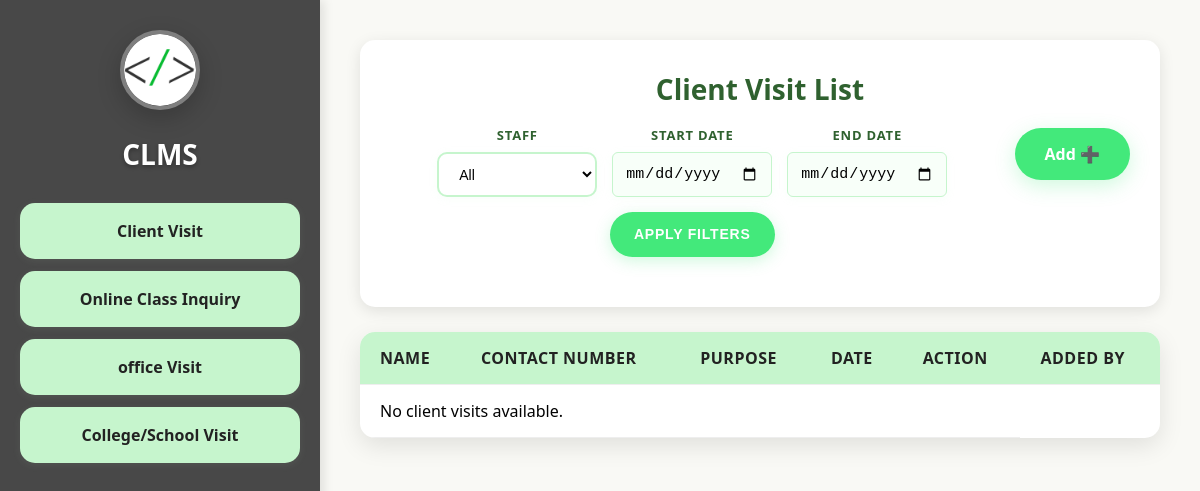
Page /add-dashboard/client-visit/list/ (signed in) on the earlier database version.
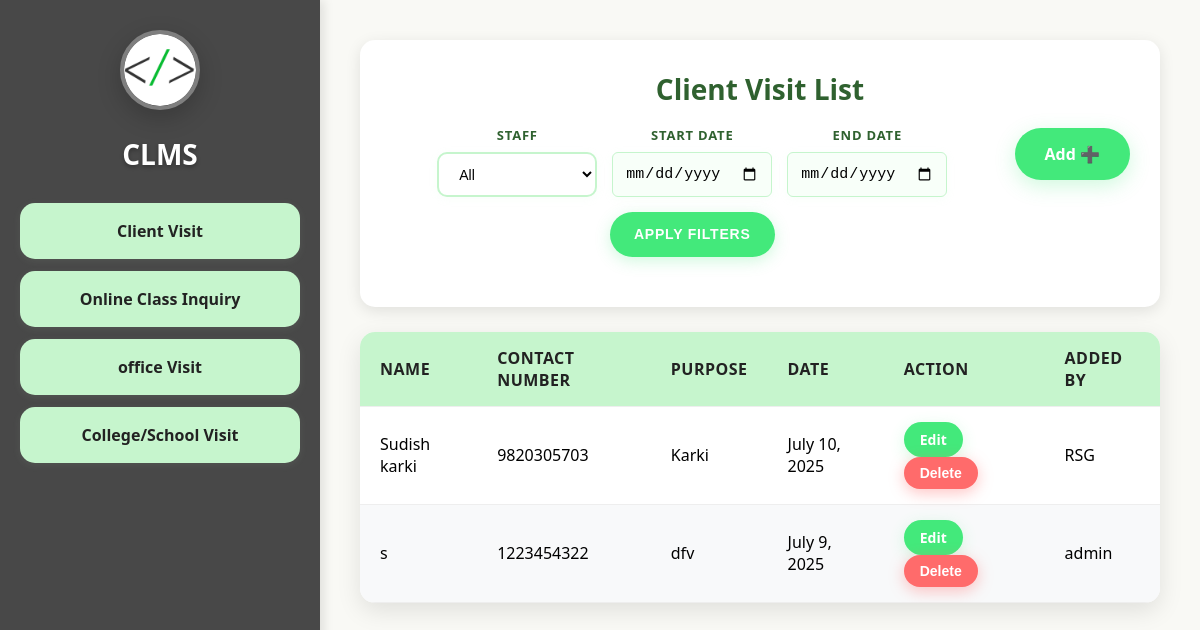
Same page on the later database version.
### staff/models.py (models this page shows, shortened)
class ClientVisit(models.Model):
    user = models.ForeignKey(User, on_delete=models.CASCADE)
    contact_number = models.CharField(max_length=20)
    name = models.CharField(max_length=100)
    purpose = models.CharField(max_length=255)
    date = models.DateField()

### staff/views.py (the view)
# urls.py: path('client-visit/list/', views.client_visit_list, name='client_visit_list'),
@login_required
def client_visit_list(request):
    if request.user.is_superuser:
        client_visits = ClientVisit.objects.all().order_by('-date')
        staff_filter = request.GET.get('staff')
        if staff_filter and staff_filter != 'all':
            client_visits = client_visits.filter(user_id=staff_filter)
        start_date = request.GET.get('start_date')
        end_date = request.GET.get('end_date')
        if start_date:
            try:
                start_date = datetime.strptime(start_date, '%Y-%m-%d').date()
                client_visits = client_visits.filter(date__gte=start_date)
            except ValueError:
                pass
        if end_date:
            try:
                end_date = datetime.strptime(end_date, '%Y-%m-%d').date()
                client_visits = client_visits.filter(date__lte=end_date)
            except ValueError:
                pass
        staff_users = User.objects.filter(is_staff=True).order_by('username')
    else:
        client_visits = ClientVisit.objects.filter(user=request.user).order_by('-date')
        staff_users = None
    return render(request, 'pages/staff/Client_Visit.html', {
        'client_visits': client_visits,
        'staff_users': staff_users,
        'current_filters': {
            'staff': request.GET.get('staff', ''),
            'start_date': request.GET.get('start_date', ''),
            'end_date': request.GET.get('end_date', ''),
        }
    })

### templates/pages/staff/Client_Visit.html (shortened to what this page needs)
{% load static %}
<!DOCTYPE html>
<html lang="en">
<head>
  <link rel="stylesheet" href="{% static 'css/Visit.css' %}">
</head>
<body>
<div class="container">
  <div class="sidebar">
      <div class="logo">
        <a href="{% url 'add_dashboard' %}">
         <img src="{% static 'assets/favicon.png' %}" alt="Logo">
        </a>
      </div>
      <h2>CLMS</h2>
      <ul>
        <li><a href="{% url 'client_visit_list' %}">Client Visit</a></li>
        <li><a href="{% url 'online_class_list' %}">Online Class Inquiry</a></li>
        <li><a href="{% url 'office_visit_list' %}">office Visit</a></li>
        <li><a href="{% url 'college_visit_list' %}">College/School Visit</a></li>
      </ul>
    </div>
  <div class="main-content">
    <div class="header">
      <h2>Client Visit List</h2>
      <div class="header-controls">
        <a href="{% url 'add_dashboard' %}" class="add-btn">Add ➕</a>
        {% if user.is_superuser and staff_users %}
        <div class="filter-container">
          <form method="GET" class="filter-form" style="display: flex; align-items: center; gap: 15px; flex-wrap: wrap;">
            <div class="filter-item">
              <label for="staff">Staff</label>
              <select name="staff" id="staff">
                <option value="all" {% if current_filters.staff == 'all' or not current_filters.staff %}selected{% endif %}>All</option>
              </select>
            </div>
            <div class="filter-item">
              <label for="start_date">Start Date</label>
              <input type="date" name="start_date" id="start_date" value="{{ current_filters.start_date }}" placeholder="yyyy-mm-dd">
            </div>
            <div class="filter-item">
              <label for="end_date">End Date</label>
              <input type="date" name="end_date" id="end_date" value="{{ current_filters.end_date }}" placeholder="yyyy-mm-dd">
            </div>
            <button type="submit" class="apply-btn">Apply Filters</button>
          </form>
        </div>
        {% endif %}
      </div>
    </div>
    <table>
      <thead>
        <tr>
          <th>Name</th>
          <th>Contact Number</th>
          <th>Purpose</th>
          <th>Date</th>
          <th>Action</th>
          <th>Added By</th>
        </tr>
      </thead>
      <tbody>
        {% for visit in client_visits %}
        <tr class="{% cycle 'white-row' 'green-row' %}">
          <td>{{ visit.name }}</td>
          <td>{{ visit.contact_number }}</td>
          <td>{{ visit.purpose }}</td>
          <td>{{ visit.date }}</td>
          <td>
            <a href="{% url 'edit_client' visit.id %}" class="edit-btn">Edit</a>
            <form method="POST" action="{% url 'delete_client' visit.id %}" style="display:inline;">
              <button class="delete-btn">Delete</button>
            </form>
          </td>
          <td>{{ visit.user.username }}</td>
        </tr>
        {% empty %}
        <tr>
          <td colspan="5">No client visits available.</td>
        </tr>
        {% endfor %}
      </tbody>
    </table>
  </div>
</div>
</body>
</html>

Differences in the rows shown:
added ClientVisit: name "Sudish karki", contact_number "9820305703", purpose "Karki", date "July 10, 2025", user.username "RSG"
added ClientVisit: name "s", contact_number "1223454322", purpose "dfv", date "July 9, 2025", user.username "admin"
Other differences:
text no longer shown: "No client visits available."
